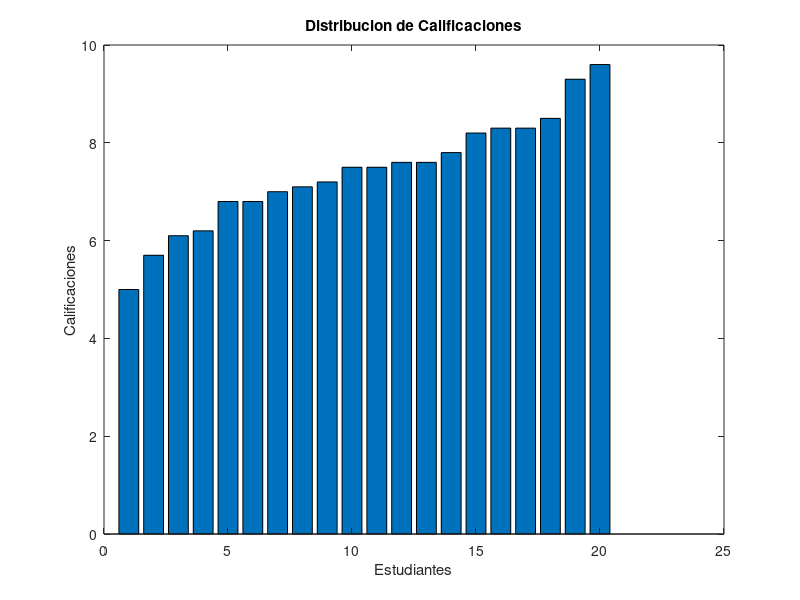

The MATLAB script that drew this image: (Note: this script raises an error after producing the figure.)

% Programa que usando el vector G de unas calificaciones dadads las ordena
% y grafica.

G = [6.8, 8.3, 6.1, 7.0, 7.5, 8.2, 5.7, 5.0, ...
    7.6, 8.5, 6.2, 7.1, 9.6, 7.8, 7.6, 6.8, 7.2, 7.5, 8.3, 9.3];

ord = sort(G);

figure;
bar(ord);
xlabel('Estudiantes');
ylabel('Calificaciones');
title('Distribucion de Calificaciones');

figure;
histogram(G, 'Normalization', 'count');
xlabel('Calificaciones');
ylabel('Frecuencia Relativa');
title('Histograma de Calificaciones');
